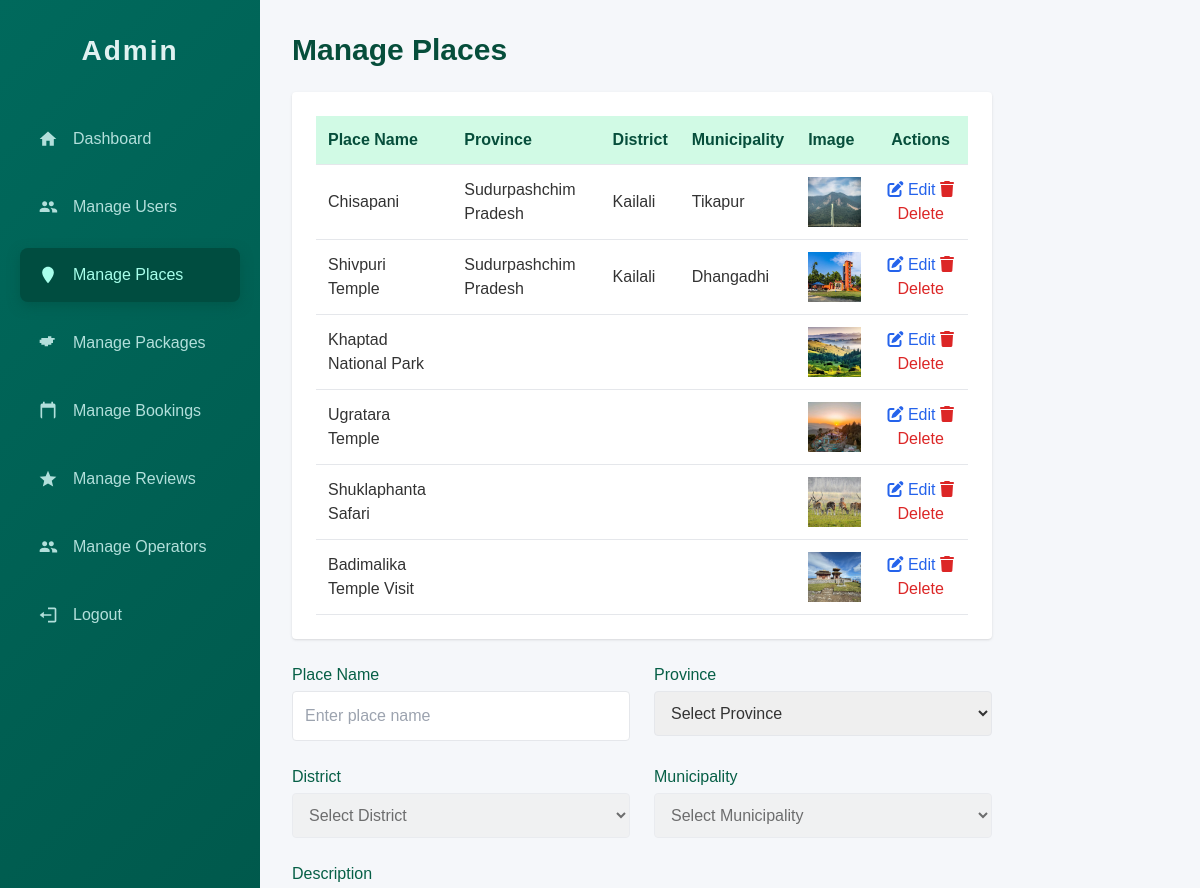
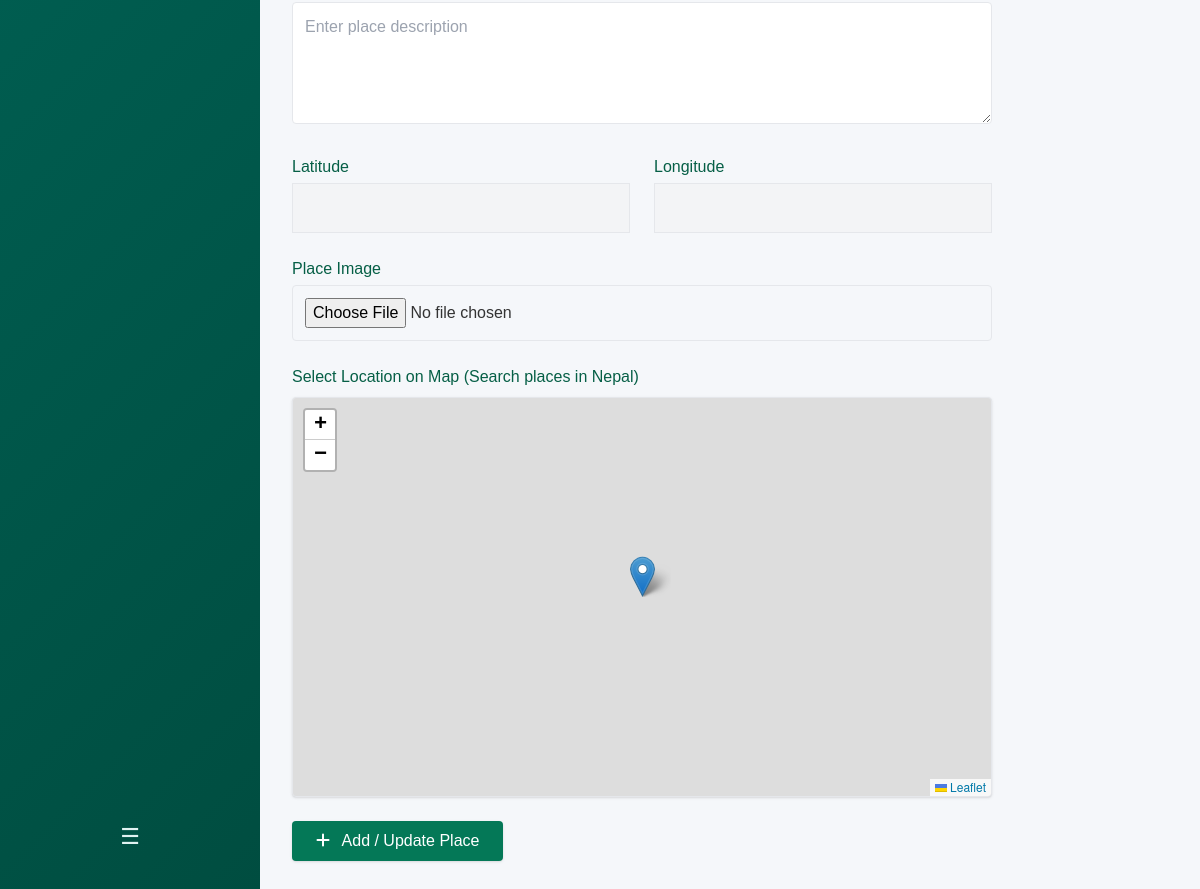
Page /admin/manage_places.php (signed in) on the committed database (2 pictures, top to bottom).
### tables this page shows
CREATE TABLE `place` (
  `id` int(11) NOT NULL,
  `name` varchar(100) NOT NULL,
  `description` text DEFAULT NULL,
  `address` text DEFAULT NULL,
  `latitude` decimal(10,6) NOT NULL,
  `longitude` decimal(10,6) NOT NULL,
  `entry_fee` decimal(10,2) NOT NULL,
  `best_time` varchar(100) DEFAULT NULL,
  `main_attractions` text DEFAULT NULL,
  `recommended_duration` varchar(50) NOT NULL,
  `image_path` varchar(255) DEFAULT NULL,
  `created_at` datetime DEFAULT current_timestamp(),
  `updated_at` datetime DEFAULT current_timestamp() ON UPDATE current_timestamp(),
  `destination_id` int(11) DEFAULT NULL,
  `province_id` int(11) DEFAULT NULL,
  `district_id` int(11) DEFAULT NULL,
  `municipality_id` int(11) DEFAULT NULL,
  `status` varchar(20) NOT NULL DEFAULT 'active'
);

CREATE TABLE `provinces` (
  `id` int(11) NOT NULL,
  `title` varchar(50) DEFAULT NULL
);

CREATE TABLE `districts` (
  `id` int(11) NOT NULL,
  `title` varchar(50) DEFAULT NULL,
  `province_id` int(11) DEFAULT NULL
);

CREATE TABLE `municipalities` (
  `id` int(11) NOT NULL,
  `title` varchar(50) DEFAULT NULL,
  `district_id` int(11) DEFAULT NULL,
  `province_id` int(11) DEFAULT NULL
);

### admin/manage_places.php (the view, shortened to what this page needs)
<?php
$conn = dbConnect();
$places = $conn->query("
    SELECT p.*,
           pr.title AS province_name,
           d.title AS district_name,
           m.title AS municipality_name
    FROM place p
    LEFT JOIN provinces pr ON p.province_id = pr.id
    LEFT JOIN districts d ON p.district_id = d.id
    LEFT JOIN municipalities m ON p.municipality_id = m.id
    WHERE p.status='active'
    ORDER BY p.id DESC
");
?>
<!DOCTYPE html>
<html lang="en">
<head>
<link rel="stylesheet" href="/assets/css/dashboard.css">
<link rel="stylesheet" href="https://cdnjs.cloudflare.com/ajax/libs/font-awesome/6.5.0/css/all.min.css">
<script src="https://cdn.tailwindcss.com"></script>
<link rel="stylesheet" href="https://unpkg.com/leaflet/dist/leaflet.css" />
<link rel="stylesheet" href="https://unpkg.com/leaflet-control-geocoder/dist/Control.Geocoder.css" />
</head>
<body>
<div class="container">
<nav class="sidebar" id="sidebar">
  <div class="logo">Admin</div>
<div class="nav-links">
  <a href="#">
    <svg viewBox="0 0 24 24"><path d="M10 20v-6h4v6h5v-8h3L12 3 2 12h3v8z"/></svg>
    <span>Dashboard</span>
  </a>
  <a href="manage_users.php">
    <svg viewBox="0 0 24 24"><path d="M16 11c1.66 0 2.99-1.34 2.99-3S17.66 5 16 5s-3 1.34-3 3 1.34 3 3 3zm-8 0c1.66 0 2.99-1.34 2.99-3S9.66 5 8 5 5 6.34 5 8s1.34 3 3 3zm0 2c-2 0-6 1-6 3v2h12v-2c0-2-4-3-6-3zm8 0c-.29 0-.62.02-.97.05 1.16.84 1.97 2.06 1.97 3.45v2h6v-2c0-2-4-3-6-3z"/></svg>
    <span>Manage Users</span>
  </a>
  <a href="manage_places.php" class="active">
    <svg viewBox="0 0 24 24"><path d="M12 2C8.13 2 5 5.13 5 9c0 5.25 7 13 7 13s7-7.75 7-13c0-3.87-3.13-7-7-7z"/></svg>
    <span>Manage Places</span>
  </a>
  <a href="manage_packages.php">
    <svg viewBox="0 0 24 24"><path d="M20 8V6h-4V4h-4v2H4v2H2v4h2v2h4v2h4v-2h4v-2h2v-4h-2z"/></svg>
    <span>Manage Packages</span>
  </a>
  <a href="manage_bookings.php">
    <svg viewBox="0 0 24 24"><path d="M19 3h-1V1h-2v2H8V1H6v2H5a2 2 0 0 0-2 2v14a2 2 0 0 0 2 2h14a2 2 0 0 0 2-2V5a2 2 0 0 0-2-2zM5 21V8h14v13H5z"/></svg>
    <span>Manage Bookings</span>
  </a>
  <a href="adminmanage_reviews.php">
    <svg viewBox="0 0 24 24"><path d="M12 17.27L18.18 21 16.54 13.97 22 9.24l-7.19-.61L12 2 9.19 8.63 2 9.24l5.46 4.73L5.82 21z"/></svg>
    <span>Manage Reviews</span>
  </a>
  <a href="manage_touroperator.php">
    <svg viewBox="0 0 24 24">
      <path d="M16 11c1.66 0 2.99-1.34 2.99-3S17.66 5 16 5s-3 1.34-3 3 1.34 3 3 3zm-8 0c1.66 0 2.99-1.34 2.99-3S9.66 5 8 5 5 6.34 5 8s1.34 3 3 3zm0 2c-2 0-6 1-6 3v2h12v-2c0-2-4-3-6-3zm8 0c-.29 0-.62.02-.97.05 1.16.84 1.97 2.06 1.97 3.45v2h6v-2c0-2-4-3-6-3z"/>
    </svg>
    <span>Manage Operators</span>
  </a>
  <a href="../logout.php" onclick="return confirm('Are you sure you want to logout?')">
    <svg viewBox="0 0 24 24">
      <path d="M16 13v-2H7V8l-5 4 5 4v-3h9zM20 3h-8v2h8v14h-8v2h8c1.1 0 2-.9 2-2V5c0-1.1-.9-2-2-2z"/>
    </svg>
    <span>Logout</span>
  </a>
</div>
<button class="toggle-btn" id="toggleBtn" aria-label="Toggle sidebar">&#9776;</button>
</nav>
<main class="flex-1 p-8">
<h2 class="text-3xl font-bold text-emerald-900 mb-6">Manage Places</h2>
<div class="bg-white rounded shadow p-6 overflow-x-auto mb-6">
<table class="min-w-full text-left border-collapse">
<thead>
<tr class="bg-emerald-100 text-emerald-900">
<th class="p-3 border-b">Place Name</th>
<th class="p-3 border-b">Province</th>
<th class="p-3 border-b">District</th>
<th class="p-3 border-b">Municipality</th>
<th class="p-3 border-b">Image</th>
<th class="p-3 border-b text-center">Actions</th>
</tr>
</thead>
<tbody>
<?php while($row = $places->fetch_assoc()): ?>
<tr class="hover:bg-gray-50 transition cursor-pointer place-row"
    data-id="<?= $row['id'] ?>"
    data-name="<?= htmlspecialchars($row['name'], ENT_QUOTES) ?>"
    data-description="<?= htmlspecialchars($row['description'], ENT_QUOTES) ?>"
    data-province="<?= $row['province_id'] ?? '' ?>"
    data-district="<?= $row['district_id'] ?? '' ?>"
    data-municipality="<?= $row['municipality_id'] ?? '' ?>"
    data-lat="<?= $row['latitude'] ?? '' ?>"
    data-lng="<?= $row['longitude'] ?? '' ?>"
>
<td class="p-3 border-b"><?= $row['name'] ?></td>
<td class="p-3 border-b"><?= $row['province_name'] ?></td>
<td class="p-3 border-b"><?= $row['district_name'] ?></td>
<td class="p-3 border-b"><?= $row['municipality_name'] ?></td>
<td class="p-3 border-b">
<?php if($row['image_path']): ?>
<img src="../images/<?= $row['image_path'] ?>" alt="<?= $row['name'] ?>" style="width:80px;height:50px;object-fit:cover;">
<?php endif; ?>
</td>
<td class="p-3 border-b text-center">
    <a href="edit_place.php?id=<?= $row['id'] ?>" class="text-blue-600 hover:underline">
        <i class="fa-solid fa-pen-to-square"></i> Edit
    </a>
    <a href="soft_delete_place.php?id=<?= $row['id'] ?>" class="text-red-600 hover:underline" onclick="return confirm('Are you sure you want to delete this place?')">
        <i class="fa-solid fa-trash"></i> Delete
    </a>
</td>
</tr>
<?php endwhile; ?>
</tbody>
</table>
</div>
<form name="placeForm" action="../backend/add_place.php" method="POST" enctype="multipart/form-data">
<div class="grid grid-cols-1 md:grid-cols-2 gap-6">
<div>
<label class="block mb-1 font-medium text-emerald-800">Place Name</label>
<input type="text" name="name" id="placeName" class="w-full p-3 border rounded" placeholder="Enter place name"/>
</div>
<div>
<label class="block mb-1 font-medium text-emerald-800">Province</label>
<select name="province" id="provinceSelect" onchange="getDistricts(this.value,'placeForm')" class="w-full p-3 border rounded">
<option value="" selected disabled>Select Province</option>
</select>
</div>
<div>
<label class="block mb-1 font-medium text-emerald-800">District</label>
<select name="district" id="districtSelect" onchange="getMunicipalities(this.value,'placeForm')" class="w-full p-3 border rounded" disabled>
<option value="" selected disabled>Select District</option>
</select>
</div>
<div>
<label class="block mb-1 font-medium text-emerald-800">Municipality</label>
<select name="municipality" id="municipalitySelect" class="w-full p-3 border rounded" disabled>
<option value="" selected disabled>Select Municipality</option>
</select>
</div>
<div class="md:col-span-2">
<label class="block mb-1 font-medium text-emerald-800">Description</label>
<textarea name="description" id="placeDescription" class="w-full p-3 border rounded" rows="4" placeholder="Enter place description"></textarea>
</div>
<div>
<label class="block mb-1 font-medium text-emerald-800">Latitude</label>
<input id="lat" name="lat" type="text" class="w-full p-3 border bg-gray-100" readonly/>
</div>
<div>
<label class="block mb-1 font-medium text-emerald-800">Longitude</label>
<input id="lng" name="lng" type="text" class="w-full p-3 border bg-gray-100" readonly/>
</div>
<div class="md:col-span-2">
<label class="block mb-1 font-medium text-emerald-800">Place Image</label>
<input type="file" name="image" accept="image/*" class="w-full p-3 border rounded"/>
</div>
<div class="md:col-span-2">
<label class="block mb-2 font-medium text-emerald-800">Select Location on Map (Search places in Nepal)</label>
<div class="map-container">
<div id="map" class="rounded shadow border"></div>
</div>
</div>
</div>
<button type="submit" id="submitBtn" class="mt-6 bg-emerald-700 hover:bg-emerald-800 text-white px-6 py-2 rounded shadow">
<i class="fa-solid fa-plus mr-2"></i> Add / Update Place
</button>
</form>
</main>
</div>

### assets/css/dashboard.css (style rules this page uses)
* { box-sizing: border-box; }
body { margin: 0; font-family: 'Poppins', sans-serif; background: #f5f7fa; color: #333; }
a { text-decoration: none; color: inherit; }
.container { display: flex; min-height: 100vh; }
.sidebar { background: linear-gradient(135deg, #00695c, #004d40); width: 260px; padding: 30px 20px; display: flex; flex-direction: column; color: #e0f2f1; transition: width 0.3s ease; }
.sidebar .logo { font-size: 28px; font-weight: 700; letter-spacing: 2px; margin-bottom: 40px; user-select: none; text-align: center; }
.nav-links { flex-grow: 1; }
.nav-links a { display: flex; align-items: center; padding: 15px 18px; border-radius: 8px; margin-bottom: 14px; font-weight: 500; color: #b2dfdb; transition: background-color 0.3s, color 0.3s; }
.nav-links a:hover, .nav-links a.active { background: #004d40; color: #a7ffeb; box-shadow: 0 4px 12px rgba(0, 77, 64, 0.5); }
.nav-links a svg { width: 20px; height: 20px; margin-right: 15px; fill: currentColor; flex-shrink: 0; transition: margin 0.3s; }
.toggle-btn { background: transparent; border: none; color: #e0f2f1; font-size: 22px; cursor: pointer; margin-top: auto; text-align: center; padding: 10px 0; user-select: none; }

### admin/manage_places.php (style rules this page uses)
#map { width: 100%; height: 400px; }
.map-container { position: relative; }

### rows in the picture
place: name "Chisapani", province.title "Sudurpashchim Pradesh", district.title "Kailali", municipality.title "Tikapur", image_path (picture)
place: name "Shivpuri Temple", province.title "Sudurpashchim Pradesh", district.title "Kailali", municipality.title "Dhangadhi", image_path (picture)
place: name "Khaptad National Park", image_path (picture)
place: name "Ugratara Temple", image_path (picture)
place: name "Shuklaphanta Safari", image_path (picture)
place: name "Badimalika Temple Visit", image_path (picture)
